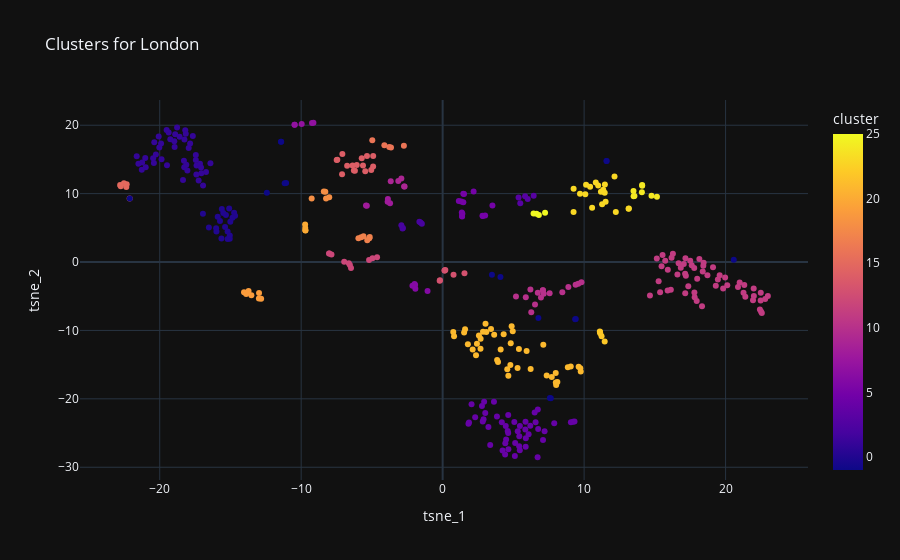

Here is the notebook cell this chart was saved with:
### Code cell
#visualizing data also with plotly express
import plotly.express as px
px.scatter(gb_train_tsne_df, x="tsne_1", y="tsne_2", color = "cluster",  template = "plotly_dark", title = "Clusters for London")

### Figure 1 — Plotly figure (JSON) as saved in the notebook; plotly's stock layout.template omitted (floating-point values rounded to 4 significant figures; data arrays with more than 128 entries replaced by an {"elided": "..."} marker saying what was removed)
{"data": [{"hovertemplate": "tsne_1=%{x}<br>tsne_2=%{y}<br>cluster=%{marker.color}<extra></extra>", "legendgroup": "", "marker": {"color": {"elided": "390 int values"}, "coloraxis": "coloraxis", "symbol": "circle"}, "mode": "markers", "name": "", "orientation": "v", "showlegend": false, "type": "scatter", "x": {"elided": "390 float values"}, "xaxis": "x", "y": {"elided": "390 float values"}, "yaxis": "y"}], "layout": {"coloraxis": {"colorbar": {"title": {"text": "cluster"}}, "colorscale": [[0, "#0d0887"], [0.1111, "#46039f"], [0.2222, "#7201a8"], [0.3333, "#9c179e"], [0.4444, "#bd3786"], [0.5556, "#d8576b"], [0.6667, "#ed7953"], [0.7778, "#fb9f3a"], [0.8889, "#fdca26"], [1, "#f0f921"]]}, "legend": {"tracegroupgap": 0}, "title": {"text": "Clusters for London"}, "xaxis": {"anchor": "y", "domain": [0, 1], "title": {"text": "tsne_1"}}, "yaxis": {"anchor": "x", "domain": [0, 1], "title": {"text": "tsne_2"}}}}
